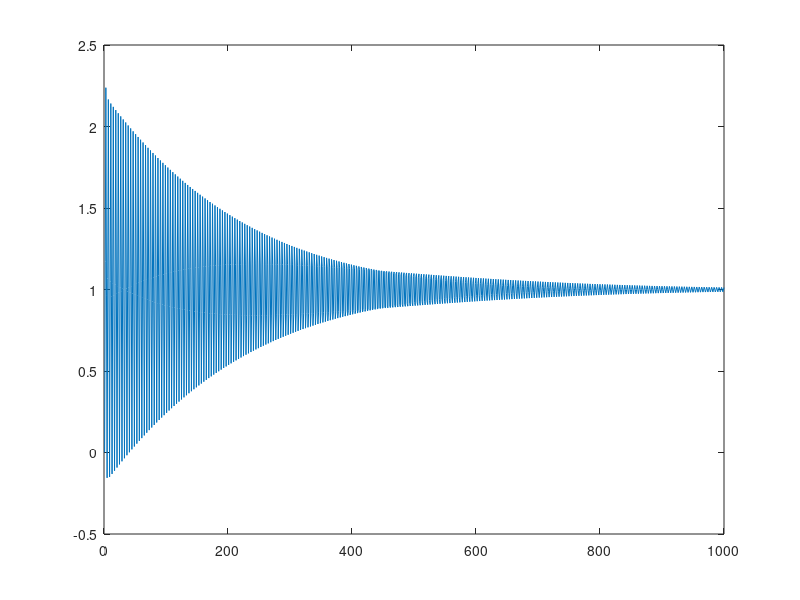

MATLAB code for this plot: (Note: this script raises an error after producing the figure.)
    K=5;
    num = [60*K 300*K];
    den = [1 6.2 -53.8 1];

    open_loop = tf(num, den);
    closed_loop = feedback(open_loop, 1, -1);

    t = linspace(0, 100, 1000);

    S = step(closed_loop, t);
    plot(S);
    stepinfo(S)
    xlabel('Time [sec]');
    ylabel('Speed [kph]');
    title(['Response to a Setpoint Change for K=' num2str(K)]);
    grid on


